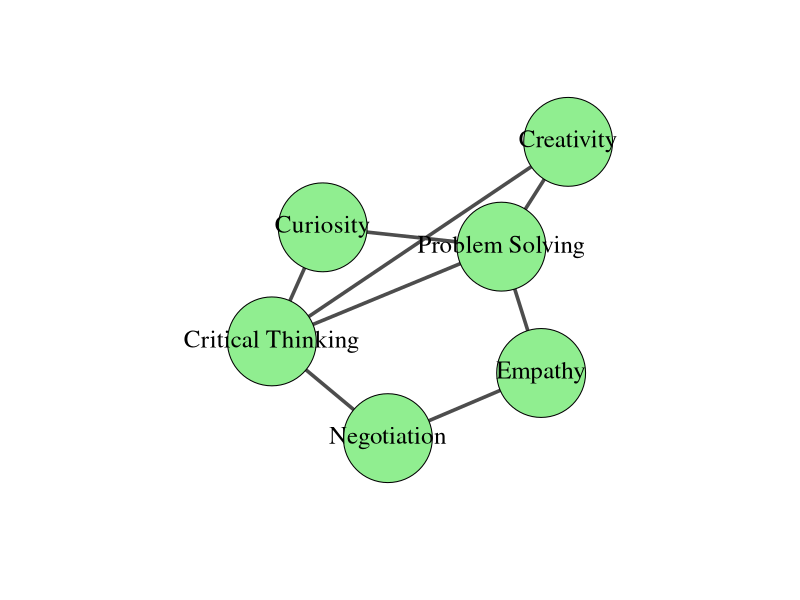
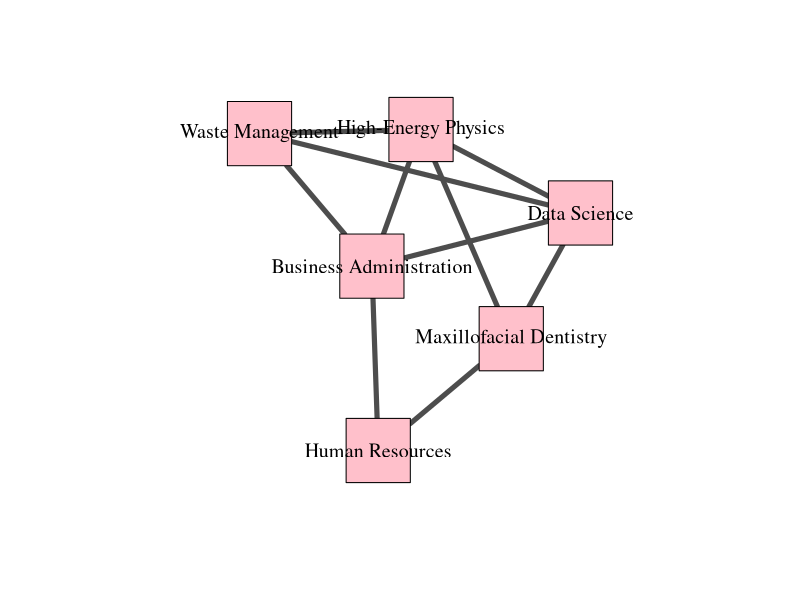

The R source for these figures, in order:
library(readr)
Data_Figure2 <- read_csv("Data/Data_Figure2.csv")


library(igraph)
Network <- Data_Figure2
bn2 <- graph.data.frame(Network,directed=FALSE)
V(bn2)$type <- bipartite_mapping(bn2)$type
V(bn2)$color <- ifelse(V(bn2)$type, "green", "red")
V(bn2)$shape <- ifelse(V(bn2)$type, "square", "circle")
V(bn2)$label.cex <- ifelse(V(bn2)$type, 0.5, 1)
V(bn2)$size <- sqrt(igraph::degree(bn2))
E(bn2)$color <- "lightgrey"

bn2.pr <- bipartite.projection(bn2)
Programs <- bn2.pr$proj2
Skills <- bn2.pr$proj1



plot(Skills, vertex.label.color = "black",
     vertex.label.cex = 1.5,
     vertex.color = "lightgreen",
     vertex.size = 60,
     edge.width = 3.5,
     edge.color = "gray30",
     layout = layout_components, main = "")

plot(Programs, vertex.label.color = "black",
     vertex.label.cex = 1.2,
     vertex.color = "pink",
     vertex.size = 40,
     edge.width = 5,
     edge.color = "gray30",
     layout = layout_components,
     main = "")
